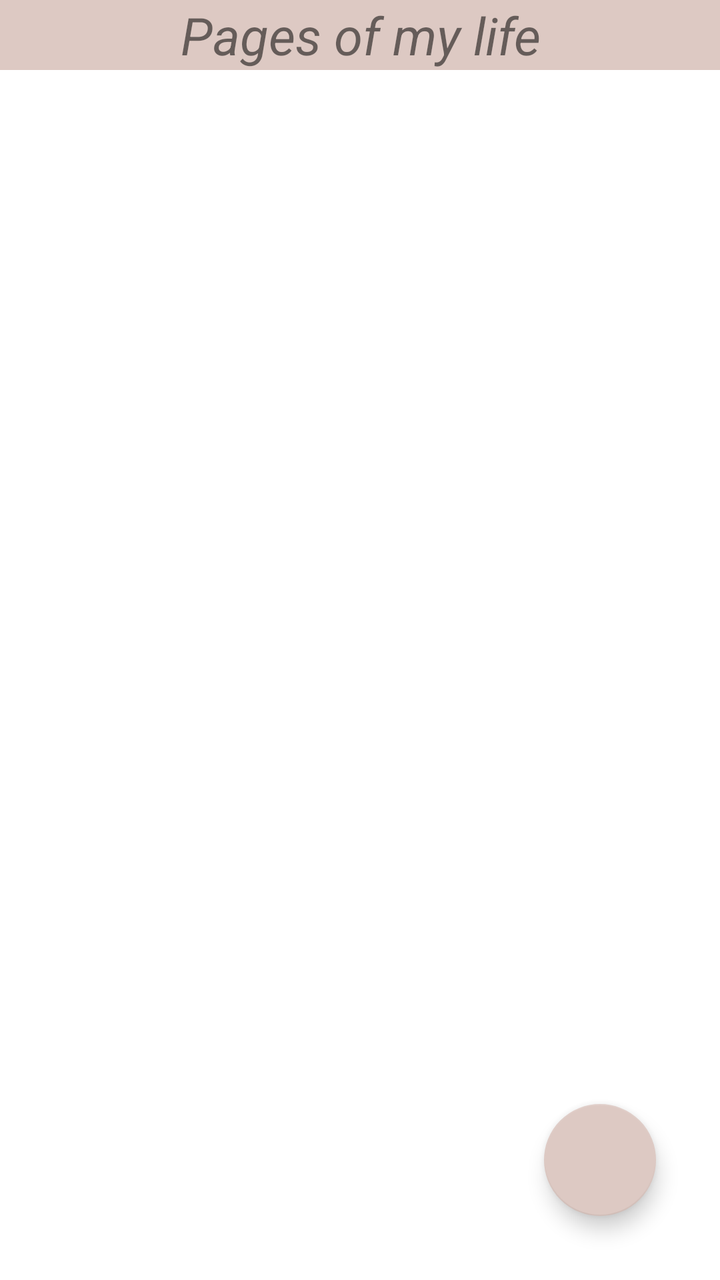
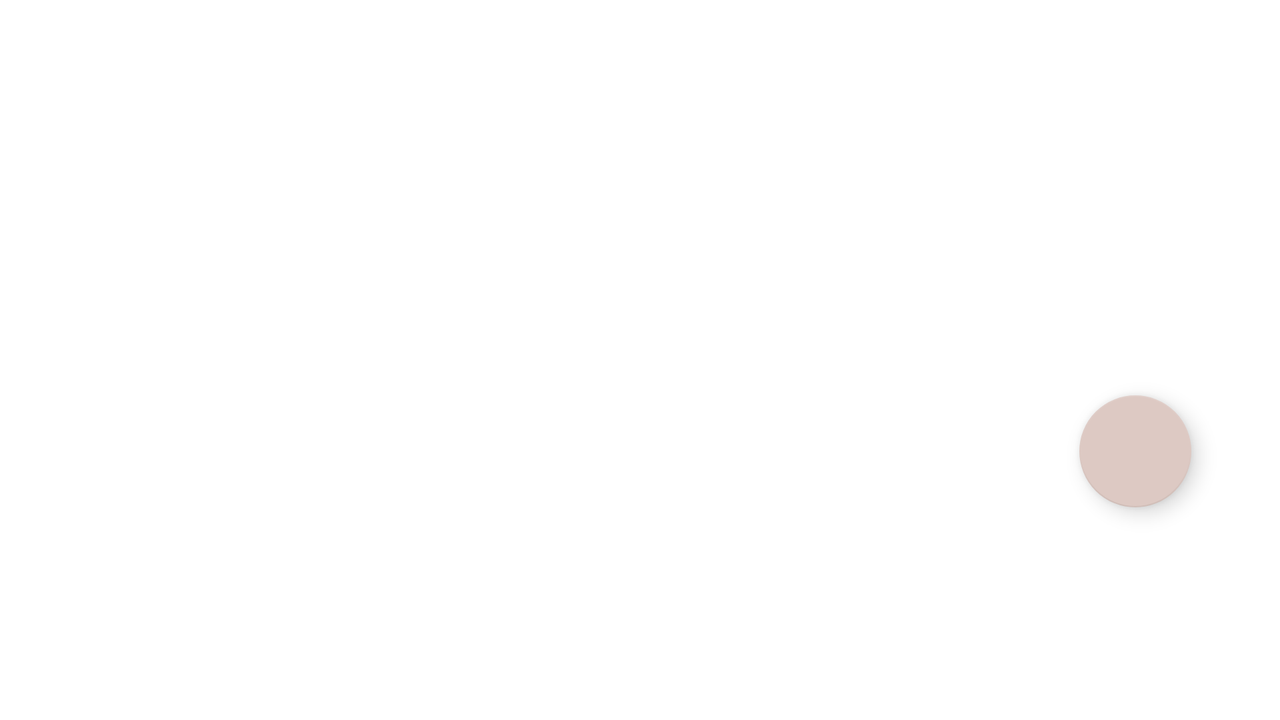

One screen, two layout resources from the same app: the default and the repository's alternative for another configuration. Each is rendered where Android would select it; the XML of both is given below.
<!-- AndroidManifest.xml: application theme MyMaterialTheme.BaseNoActionBar -->
<!-- res/layout/journal_fragment.xml -->
<androidx.constraintlayout.widget.ConstraintLayout xmlns:android="http://schemas.android.com/apk/res/android"
    xmlns:app="http://schemas.android.com/apk/res-auto"
    xmlns:tools="http://schemas.android.com/tools"
    android:id="@+id/JournalFragment"
    android:layout_width="match_parent"
    android:layout_height="match_parent"
    tools:context="com.example.andproject.views.FitnessFragment">

    <TextView
        android:id="@+id/journalLabel"
        android:layout_width="match_parent"
        android:layout_height="wrap_content"
        android:layout_gravity="center_horizontal"
        android:background="@color/colorSecondary"
        android:text="Pages of my life"
        android:textAlignment="center"
        android:textSize="26sp"
        android:textStyle="italic"
        app:layout_constraintEnd_toEndOf="parent"
        app:layout_constraintStart_toStartOf="parent"
        app:layout_constraintTop_toTopOf="parent" />

    <androidx.recyclerview.widget.RecyclerView
        android:id="@+id/rv2"
        android:layout_width="0dp"
        android:layout_height="0dp"
        android:scrollbars="vertical"
        app:layout_constraintBottom_toBottomOf="parent"
        app:layout_constraintLeft_toLeftOf="parent"
        app:layout_constraintRight_toRightOf="parent"
        app:layout_constraintTop_toBottomOf="@+id/journalLabel"

      />

    <com.google.android.material.floatingactionbutton.FloatingActionButton
        android:id="@+id/button_add_note"
        android:layout_width="wrap_content"
        android:layout_height="wrap_content"
        android:layout_margin="32dp"
        android:src="@drawable/ic_add_note"
        app:backgroundTint="@color/colorSecondary"
        app:layout_constraintBottom_toBottomOf="parent"
        app:layout_constraintEnd_toEndOf="parent"
        app:layout_constraintHorizontal_bias="1.0"
        app:layout_constraintStart_toStartOf="parent"
        app:layout_constraintTop_toTopOf="parent"
        app:layout_constraintVertical_bias="1.0">

    </com.google.android.material.floatingactionbutton.FloatingActionButton>

</androidx.constraintlayout.widget.ConstraintLayout>
<!-- resources referenced by this layout -->
<resources>
  <color name="colorSecondary">#ddc9c3</color>
  <style name="MyMaterialTheme.BaseNoActionBar" parent="Theme.MaterialComponents.DayNight.NoActionBar">
          <item name="windowNoTitle">true</item>
          <item name="windowActionBar">false</item>
          <item name="colorPrimary">@color/colorPrimary</item>
          <item name="colorPrimaryDark">@color/colorPrimaryDark</item>
          <item name="colorAccent">@color/colorAccent</item>
      </style>
  <color name="colorPrimary">#4db6ac</color>
  <color name="colorPrimaryDark">#00867d</color>
  <color name="colorAccent">#82e9de</color>
</resources>
<!-- res/layout-land/journal_fragment.xml (the repository's variant of the layout above) -->
<!-- drawn on the phone turned sideways -->
<androidx.constraintlayout.widget.ConstraintLayout xmlns:app="http://schemas.android.com/apk/res-auto"
    xmlns:tools="http://schemas.android.com/tools"
    android:layout_height="match_parent"
    android:layout_width="match_parent"
    tools:context="com.example.andproject.views.FitnessFragment"
    xmlns:android="http://schemas.android.com/apk/res/android" >

    <androidx.recyclerview.widget.RecyclerView
        android:id="@+id/rv2"
        android:layout_width="0dp"
        android:layout_height="0dp"
        android:scrollbars="vertical"
        app:layout_constraintBottom_toBottomOf="parent"
        app:layout_constraintHorizontal_bias="0.0"
        app:layout_constraintLeft_toLeftOf="parent"
        app:layout_constraintRight_toRightOf="parent"
        app:layout_constraintTop_toTopOf="parent"
        app:layout_constraintVertical_bias="0.0"
        android:layout_marginBottom="120dp"/>

    <com.google.android.material.floatingactionbutton.FloatingActionButton
        android:id="@+id/button_add_note"
        android:layout_width="wrap_content"
        android:layout_height="wrap_content"
        android:layout_margin="32dp"
        android:src="@drawable/ic_add_note"
        app:backgroundTint="@color/colorSecondary"
        app:layout_constraintBottom_toBottomOf="parent"
        app:layout_constraintEnd_toEndOf="parent"
        app:layout_constraintHorizontal_bias="0.976"
        app:layout_constraintStart_toStartOf="parent"
        app:layout_constraintTop_toTopOf="parent"
        app:layout_constraintVertical_bias="0.69">

    </com.google.android.material.floatingactionbutton.FloatingActionButton>

</androidx.constraintlayout.widget.ConstraintLayout>
